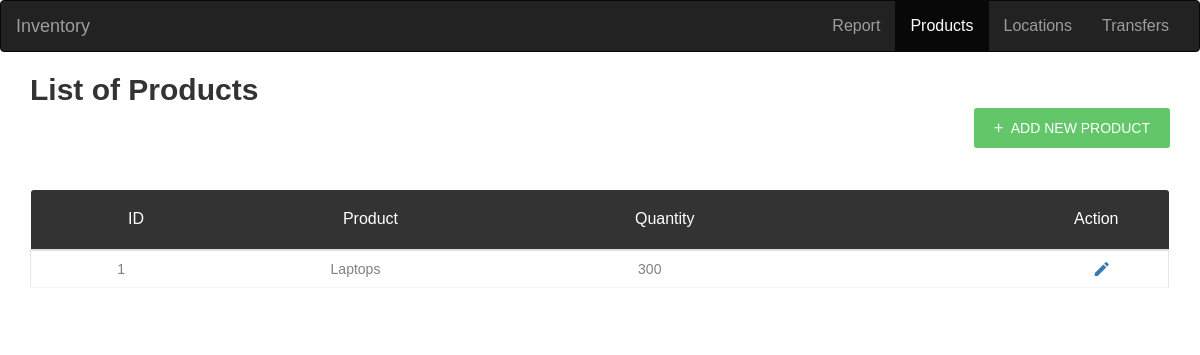
The page /products on the database as committed earlier.
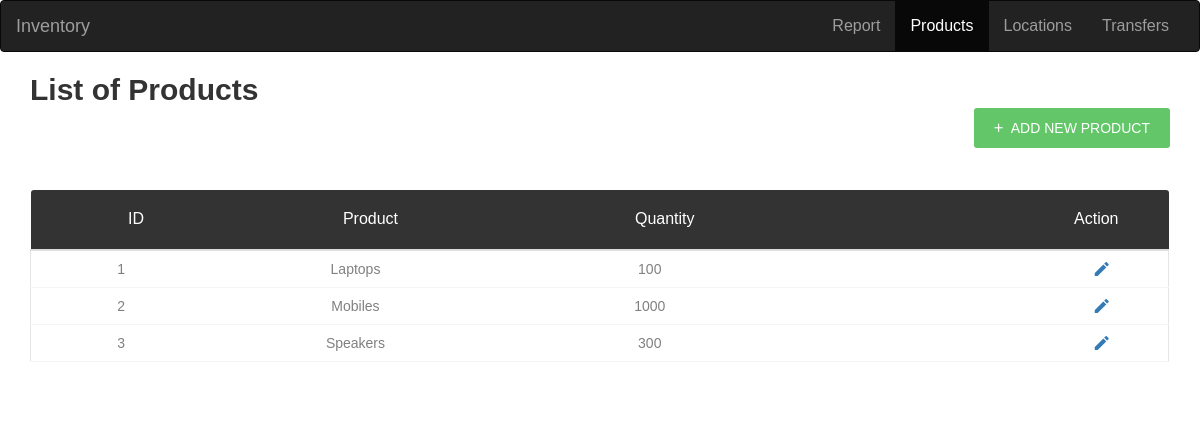
The same page on the database as committed later.
### tables this page shows
CREATE TABLE product (
    prod_id INTEGER PRIMARY KEY AUTOINCREMENT,
    prod_name TEXT NOT NULL UNIQUE,
    qty INTEGER
);

### app.py (the view, shortened to what this page needs)
@app.route('/products', methods=('GET', 'POST'))
def products():
    conn = get_db_connection()
    product = conn.execute('SELECT * FROM product').fetchall()
    conn.close()
    return render_template('products.html', product=product)

### app.py (called while the page is built)
def get_db_connection():
    conn = sqlite3.connect('database.db')
    conn.row_factory = sqlite3.Row
    return conn

### templates/products.html (shortened to what this page needs)
{% extends 'base.html' %}
{% block content %}
<nav class="navbar navbar-inverse">
    <div class="container-fluid">
        <div class="navbar-header">
            <a class="navbar-brand" href="#">Inventory</a>
        </div>
        <ul class="nav navbar-nav" style="float:right">
            <li class=" nav-item"><a href="/">Report</a></li>
            <li class="active"><a class="nav-item" href="products">Products</a></li>
            <li><a class="nav-item" href="locationn">Locations</a></li>
            <li><a class="nav-item" href="transfers">Transfers</a></li>
        </ul>
    </div>
</nav>
<div class="container">
    <h2> List of Products</h2>
    <div style="float:right">
        <a href="#addModal" class="au-btn au-btn-icon au-btn--green au-btn--small" data-toggle="modal"><i
                class="zmdi zmdi-plus"></i> <span>Add New Product</span></a>
    </div>
    <br>
    <br>
    <div class="row m-t-30">
        <div class="col-md-12">
            <div class="table-responsive m-b-40">
                <table class="table table-borderless table-data3">
                    <thead>
                        <tr>
                            <th  style="text-align: center;">ID</th>
                            <th style="text-align: center;">Product</th>
                            <th style="text-align: center;">Quantity</th>
                            <th>Action</th>
                        </tr>
                    </thead>
                    <tbody>
                        {% for i in product %}
                        <tr>
                            <td style="text-align: center;">{{ i['prod_id'] }}</td>
                            <td style="text-align: center;">{{ i['prod_name'] }}</td>
                            <td style="text-align: center;">{{ i['qty'] }}</td>
                            <td>
                                <a href="/{{ i['prod_name'] }}/pedit"><i class="zmdi zmdi-edit zmdi-hc-lg"
                                        data-toggle="tooltip" title="Edit"> &nbsp;</i> </a>
                            </td>
                        </tr>
                        {% endfor %}
                    </tbody>
                </table>
            </div>
        </div>
    </div>
</div>
{% endblock %}

Rows that differ between the two databases and show on the page:
changed product "Laptops": qty "300" → "100"
added product: prod_id "2", prod_name "Mobiles", qty "1000"
added product: prod_id "3", prod_name "Speakers", qty "300"
